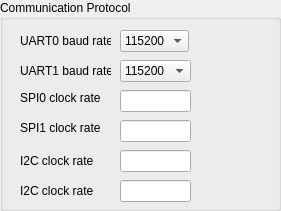
     <widget class="QGroupBox" name="groupBox_5">
      <property name="geometry">
       <rect>
        <x>370</x>
        <y>10</y>
        <width>281</width>
        <height>211</height>
       </rect>
      </property>
      <property name="title">
       <string>Communication Protocol</string>
      </property>
      <widget class="QLabel" name="label_47">
       <property name="geometry">
        <rect>
         <x>20</x>
         <y>30</y>
         <width>91</width>
         <height>22</height>
        </rect>
       </property>
       <property name="text">
        <string>UART0 baud rate</string>
       </property>
      </widget>
      <widget class="QComboBox" name="comboBox_34">
       <property name="geometry">
        <rect>
         <x>120</x>
         <y>30</y>
         <width>69</width>
         <height>22</height>
        </rect>
       </property>
       <item>
        <property name="text">
         <string>115200</string>
        </property>
       </item>
       <item>
        <property name="text">
         <string>57600</string>
        </property>
       </item>
       <item>
        <property name="text">
         <string>9600</string>
        </property>
       </item>
      </widget>
      <widget class="QLabel" name="label_48">
       <property name="geometry">
        <rect>
         <x>20</x>
         <y>60</y>
         <width>91</width>
         <height>22</height>
        </rect>
       </property>
       <property name="text">
        <string>UART1 baud rate</string>
       </property>
      </widget>
      <widget class="QLabel" name="label_49">
       <property name="geometry">
        <rect>
         <x>20</x>
         <y>90</y>
         <width>91</width>
         <height>16</height>
        </rect>
       </property>
       <property name="text">
        <string>SPI0 clock rate</string>
       </property>
      </widget>
      <widget class="QLabel" name="label_50">
       <property name="geometry">
        <rect>
         <x>20</x>
         <y>120</y>
         <width>81</width>
         <height>16</height>
        </rect>
       </property>
       <property name="text">
        <string>SPI1 clock rate</string>
       </property>
      </widget>
      <widget class="QComboBox" name="comboBox_36">
       <property name="geometry">
        <rect>
         <x>120</x>
         <y>60</y>
         <width>71</width>
         <height>22</height>
        </rect>
       </property>
       <item>
        <property name="text">
         <string>115200</string>
        </property>
       </item>
       <item>
        <property name="text">
         <string>57600</string>
        </property>
       </item>
       <item>
        <property name="text">
         <string>9600</string>
        </property>
       </item>
      </widget>
      <widget class="QLineEdit" name="lineEdit_5">
       <property name="geometry">
        <rect>
         <x>120</x>
         <y>90</y>
         <width>71</width>
         <height>22</height>
        </rect>
       </property>
      </widget>
      <widget class="QLineEdit" name="lineEdit_6">
       <property name="geometry">
        <rect>
         <x>120</x>
         <y>120</y>
         <width>71</width>
         <height>22</height>
        </rect>
       </property>
      </widget>
      <widget class="QLineEdit" name="lineEdit_7">
       <property name="geometry">
        <rect>
         <x>120</x>
         <y>150</y>
         <width>71</width>
         <height>22</height>
        </rect>
       </property>
      </widget>
      <widget class="QLabel" name="label_51">
       <property name="geometry">
        <rect>
         <x>20</x>
         <y>150</y>
         <width>81</width>
         <height>22</height>
        </rect>
       </property>
       <property name="text">
        <string>I2C clock rate</string>
       </property>
      </widget>
      <widget class="QLabel" name="label_52">
       <property name="geometry">
        <rect>
         <x>20</x>
         <y>180</y>
         <width>81</width>
         <height>22</height>
        </rect>
       </property>
       <property name="text">
        <string>I2C clock rate</string>
       </property>
      </widget>
      <widget class="QLineEdit" name="lineEdit_8">
       <property name="geometry">
        <rect>
         <x>120</x>
         <y>180</y>
         <width>71</width>
         <height>22</height>
        </rect>
       </property>
      </widget>
     </widget>
